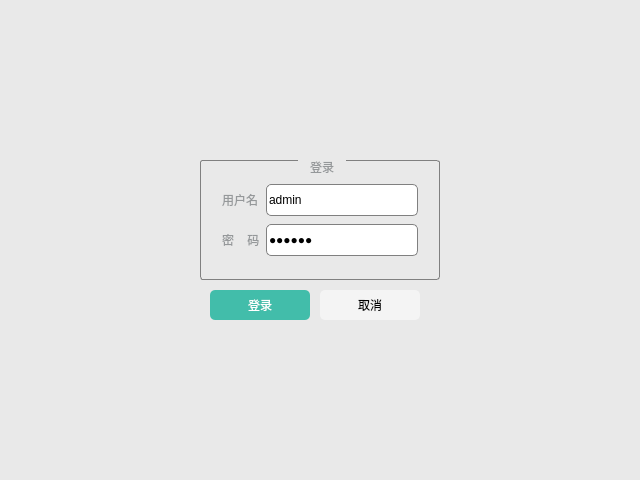
<?xml version="1.0" encoding="UTF-8"?>
<ui version="4.0">
 <class>DeLoginWidget</class>
 <widget class="QWidget" name="DeLoginWidget">
  <property name="geometry">
   <rect>
    <x>0</x>
    <y>0</y>
    <width>640</width>
    <height>480</height>
   </rect>
  </property>
  <property name="windowTitle">
   <string>DeLoginWidget</string>
  </property>
  <property name="styleSheet">
   <string notr="true">#DeLoginWidget
{    
	background-color: #E9E9E9;
}

QLineEdit
{
border:1px solid gray;
border-radius:5px;
font: 14px &quot;微软雅黑&quot;;
min-height:30px;
max-height:30px;
}

QLabel
{
font: 14px &quot;微软雅黑&quot;;
color: #95989A;
}

QGroupBox {
     border: 1px solid gray;
     border-radius: 3px;
     margin-top: 2ex; /* leave space at the top for the title */
     color: #95989A;
     font: 14px &quot;微软雅黑&quot;;
     padding:10px;
 }

 QGroupBox::title {
     subcontrol-origin: margin;
     subcontrol-position: top center; /* position at the top center */
     padding: 0 10px;
     background-color: qlineargradient(x1: 0, y1: 0, x2: 0, y2: 1,
                                       start: 0 #FFOE0E, stop: 1 #FFFFFF);
 }

QPushButton 
{    
	font: bold 14px &quot;微软雅黑&quot;;
	background-color: rgb(244, 244, 244);
    border:none;
    border-radius: 5px;
    min-width:100px;
    max-width:100px;
    min-height:30px;
    max-height:30px;
 }
</string>
  </property>
  <layout class="QGridLayout" name="gridLayout_2">
   <property name="leftMargin">
    <number>200</number>
   </property>
   <property name="topMargin">
    <number>160</number>
   </property>
   <property name="rightMargin">
    <number>200</number>
   </property>
   <property name="bottomMargin">
    <number>160</number>
   </property>
   <item row="0" column="0">
    <widget class="QWidget" name="widget" native="true">
     <property name="styleSheet">
      <string notr="true"/>
     </property>
     <layout class="QGridLayout" name="gridLayout_4">
      <property name="margin">
       <number>0</number>
      </property>
      <property name="spacing">
       <number>10</number>
      </property>
      <item row="1" column="0">
       <spacer name="horizontalSpacer">
        <property name="orientation">
         <enum>Qt::Horizontal</enum>
        </property>
        <property name="sizeHint" stdset="0">
         <size>
          <width>17</width>
          <height>20</height>
         </size>
        </property>
       </spacer>
      </item>
      <item row="1" column="2">
       <widget class="QPushButton" name="cancelBtn">
        <property name="maximumSize">
         <size>
          <width>100</width>
          <height>30</height>
         </size>
        </property>
        <property name="text">
         <string>取消</string>
        </property>
       </widget>
      </item>
      <item row="1" column="3">
       <spacer name="horizontalSpacer_2">
        <property name="orientation">
         <enum>Qt::Horizontal</enum>
        </property>
        <property name="sizeHint" stdset="0">
         <size>
          <width>28</width>
          <height>20</height>
         </size>
        </property>
       </spacer>
      </item>
      <item row="1" column="1">
       <widget class="QPushButton" name="okBtn">
        <property name="maximumSize">
         <size>
          <width>100</width>
          <height>30</height>
         </size>
        </property>
        <property name="focusPolicy">
         <enum>Qt::StrongFocus</enum>
        </property>
        <property name="styleSheet">
         <string notr="true">QPushButton 
{
	background-color: #42BDAA;
    color: #FFFFFF;
}</string>
        </property>
        <property name="text">
         <string>登录</string>
        </property>
       </widget>
      </item>
      <item row="0" column="0" colspan="4">
       <widget class="QGroupBox" name="groupBox">
        <property name="maximumSize">
         <size>
          <width>16777215</width>
          <height>16777215</height>
         </size>
        </property>
        <property name="styleSheet">
         <string notr="true"/>
        </property>
        <property name="title">
         <string>登录</string>
        </property>
        <layout class="QGridLayout" name="gridLayout">
         <item row="0" column="0">
          <widget class="QLabel" name="label">
           <property name="minimumSize">
            <size>
             <width>0</width>
             <height>0</height>
            </size>
           </property>
           <property name="maximumSize">
            <size>
             <width>320</width>
             <height>160</height>
            </size>
           </property>
           <property name="text">
            <string>用户名</string>
           </property>
          </widget>
         </item>
         <item row="0" column="1">
          <widget class="QLineEdit" name="userLineEdit">
           <property name="minimumSize">
            <size>
             <width>0</width>
             <height>32</height>
            </size>
           </property>
           <property name="maximumSize">
            <size>
             <width>322</width>
             <height>32</height>
            </size>
           </property>
           <property name="text">
            <string>admin</string>
           </property>
           <property name="maxLength">
            <number>32</number>
           </property>
          </widget>
         </item>
         <item row="1" column="0">
          <widget class="QLabel" name="label_2">
           <property name="minimumSize">
            <size>
             <width>0</width>
             <height>0</height>
            </size>
           </property>
           <property name="maximumSize">
            <size>
             <width>320</width>
             <height>160</height>
            </size>
           </property>
           <property name="text">
            <string>密    码</string>
           </property>
          </widget>
         </item>
         <item row="1" column="1">
          <widget class="QLineEdit" name="passwdLineEdit">
           <property name="minimumSize">
            <size>
             <width>0</width>
             <height>32</height>
            </size>
           </property>
           <property name="maximumSize">
            <size>
             <width>322</width>
             <height>32</height>
            </size>
           </property>
           <property name="text">
            <string>123456</string>
           </property>
           <property name="maxLength">
            <number>32</number>
           </property>
           <property name="echoMode">
            <enum>QLineEdit::Password</enum>
           </property>
          </widget>
         </item>
        </layout>
       </widget>
      </item>
     </layout>
    </widget>
   </item>
  </layout>
 </widget>
 <layoutdefault spacing="6" margin="11"/>
 <resources/>
 <connections/>
</ui>
